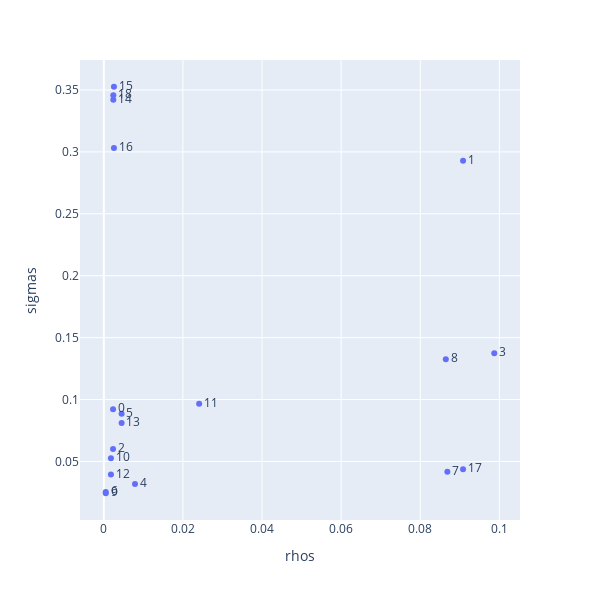

This figure's notebook cell:
### Code cell
fig = px.scatter(dict(rhos=rhos, sigmas=sigmas, labels=slabels, text=np.arange(len(rhos))), 
                 x="rhos", y="sigmas", hover_data=["labels"], text="text",
                 width=600, height=600)
fig.update_traces(textposition="middle right")
fig.show()
# plt.scatter(rhos, sigmas)
# for i in range(len(rhos)):
#     plt.text(rhos[i]*1.05, sigmas[i], str(i))

### Figure 1 — Plotly figure (JSON) as saved in the notebook; plotly's stock layout.template omitted (floating-point values rounded to 4 significant figures)
{"data": [{"customdata": [["0. [06585903]計算形狀細而長的物體的單位。: "], ["1. [06585905]計算盒裝香菸包裝成條狀販賣的單位。: 稅帶一<條>菸進來"], ["2. [06585906]計算地面上長條型的建築物或自然景觀的單位。: 外有一<條>河，很"], ["3. [06585907]計算流體的單位。: 發現這<條>噴射流"], ["4. [06585908]計算動物的單位。: 牽著一<條>牛去殺"], ["5. [06585909]計算男子的單位。: 是83<條>男子漢"], ["6. [06585910]計算身體部位的單位。: ，把整<條>手臂也"], ["7. [06585911]計算動物性命的單位。: 貓有九<條>命。"], ["8. [06585912]計算人的心思意念的單位。: 應該一<條>心，為"], ["9. [06585915]計算以布為主要材質的衣物的單位。: 爺做一<條>狼皮墊"], ["10. [06585916]計算船隻的單位。: 腳踏兩<條>船。"], ["11. [06585919]計算線狀物體的單位。: ，這三<條>線卻因"], ["12. [06585921]計算顯示在特定平面上的線條或細長的紋路痕跡的單位。: 下畫了<條>粗線。"], ["13. [06585924]計算行進的路線的單位。: 走那一<條>高速公"], ["14. [06585925]計算線索的單位。: 拋出幾<條>線索。"], ["15. [06585928]計算以條列式呈現出的內容的單位。: 內」這<條>規定給"], ["16. [06585930]計算法規結構分類的單位，在「節」之下、「項」之上。: 批准兩<條>法律以"], ["17. [06585931]計算短篇文章的單位。: 過26<條>短文，"], ["18. [06585933]計算歌曲的單位。: "]], "hovertemplate": "rhos=%{x}<br>sigmas=%{y}<br>text=%{text}<br>labels=%{customdata[0]}<extra></extra>", "legendgroup": "", "marker": {"color": "#636efa", "symbol": "circle"}, "mode": "markers+text", "name": "", "orientation": "v", "showlegend": false, "text": [0, 1, 2, 3, 4, 5, 6, 7, 8, 9, 10, 11, 12, 13, 14, 15, 16, 17, 18], "textposition": "middle right", "type": "scatter", "x": [0.002337, 0.09082, 0.002337, 0.0987, 0.007887, 0.004504, 0.0004912, 0.08685, 0.08646, 0.0004912, 0.0018, 0.0241, 0.0018, 0.004504, 0.0024, 0.002566, 0.002566, 0.09082, 0.0024], "xaxis": "x", "y": [0.09224, 0.2928, 0.06003, 0.1374, 0.03172, 0.08854, 0.02535, 0.04172, 0.1325, 0.02432, 0.05252, 0.09669, 0.03939, 0.08104, 0.3421, 0.3526, 0.3031, 0.04374, 0.3457], "yaxis": "y"}], "layout": {"height": 600, "legend": {"tracegroupgap": 0}, "margin": {"t": 60}, "width": 600, "xaxis": {"anchor": "y", "autorange": true, "domain": [0, 1], "range": [-0.006018, 0.1052], "title": {"text": "rhos"}, "type": "linear"}, "yaxis": {"anchor": "x", "autorange": true, "domain": [0, 1], "range": [0.002713, 0.3742], "title": {"text": "sigmas"}, "type": "linear"}}}
